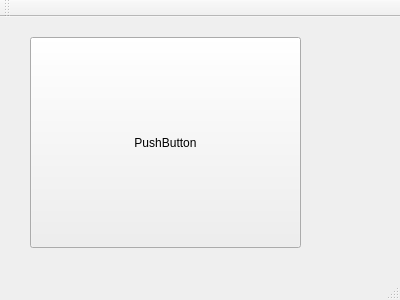
<?xml version="1.0" encoding="UTF-8"?>
<ui version="4.0">
 <class>MainWindow</class>
 <widget class="QMainWindow" name="MainWindow">
  <property name="geometry">
   <rect>
    <x>0</x>
    <y>0</y>
    <width>400</width>
    <height>300</height>
   </rect>
  </property>
  <property name="windowTitle">
   <string>MainWindow</string>
  </property>
  <widget class="QWidget" name="centralWidget">
   <widget class="QPushButton" name="pushButton">
    <property name="geometry">
     <rect>
      <x>30</x>
      <y>20</y>
      <width>271</width>
      <height>211</height>
     </rect>
    </property>
    <property name="text">
     <string>PushButton</string>
    </property>
   </widget>
  </widget>
  <widget class="QMenuBar" name="menuBar">
   <property name="geometry">
    <rect>
     <x>0</x>
     <y>0</y>
     <width>400</width>
     <height>22</height>
    </rect>
   </property>
  </widget>
  <widget class="QToolBar" name="mainToolBar">
   <attribute name="toolBarArea">
    <enum>TopToolBarArea</enum>
   </attribute>
   <attribute name="toolBarBreak">
    <bool>false</bool>
   </attribute>
  </widget>
  <widget class="QStatusBar" name="statusBar"/>
 </widget>
 <layoutdefault spacing="6" margin="11"/>
 <resources/>
 <connections/>
</ui>
